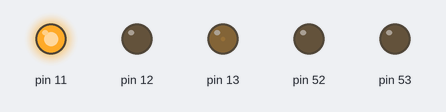
Bench run of a sketch on a simulated Arduino Mega 2560, built with avr-gcc and run on an emulated ATmega2560. Parts: output pins drawn as LEDs (lit = HIGH).

Above: at 0.05 s.
At 1.7 s:
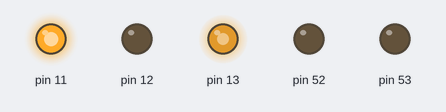
At 3.35 s:
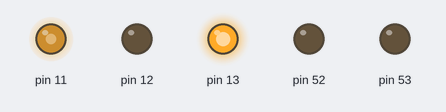
At 6.7 s:
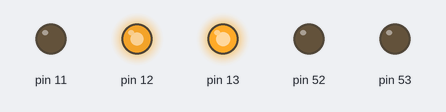
At 10.05 s:
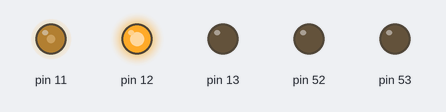
At 13.4 s:
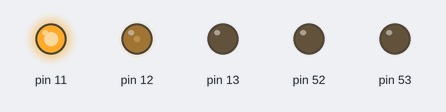
Timing chart, 0 to 18.2 s (numbered marks = the images above):
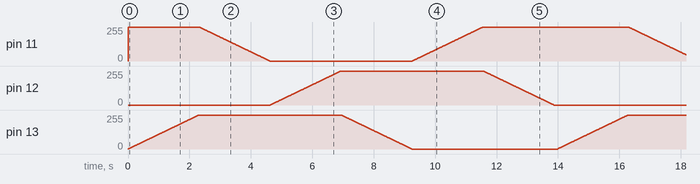

The sketch:

CameraRemote.ino
```cpp
// (licence header left out)
void setup() {
  // button
  pinMode(52, OUTPUT);
  // trigger status
  pinMode(53, OUTPUT);
  // timer
  pinMode(11, OUTPUT);
  pinMode(12, OUTPUT);
  pinMode(13, OUTPUT);
}

void rgb(int r, int g, int b, int t)
{
    analogWrite(11, r);
    analogWrite(12, b);
    analogWrite(13, g);
    delay(t);
}

void progressbar(int dtime) {
  int r, g, b, t = dtime/1536;
  for(r = 255, g = 0, b = 0; g < 256; g++)
    rgb(r, g, b, t);
  for(r = 255, g = 255, b = 0; r >= 0; r--)
    rgb(r, g, b, t);
  for(r = 0, g = 255, b = 0; b < 256; b++)
    rgb(r, g, b, t);
  for(r = 0, g = 255, b = 255; g >= 0; g--)
    rgb(r, g, b, t);
  for(r = 0, g = 0, b = 255; r < 256; r++)
    rgb(r, g, b, t);
  for(r = 255, g = 0, b = 255; b >= 0; b--)
    rgb(r, g, b, t);
}

void loop() {
  // off
  digitalWrite(52, LOW);
  digitalWrite(53, LOW);
  progressbar(15000);
  // trigger
  //digitalWrite(52, HIGH);
  //digitalWrite(53, HIGH);
  delay(100);
}
```
